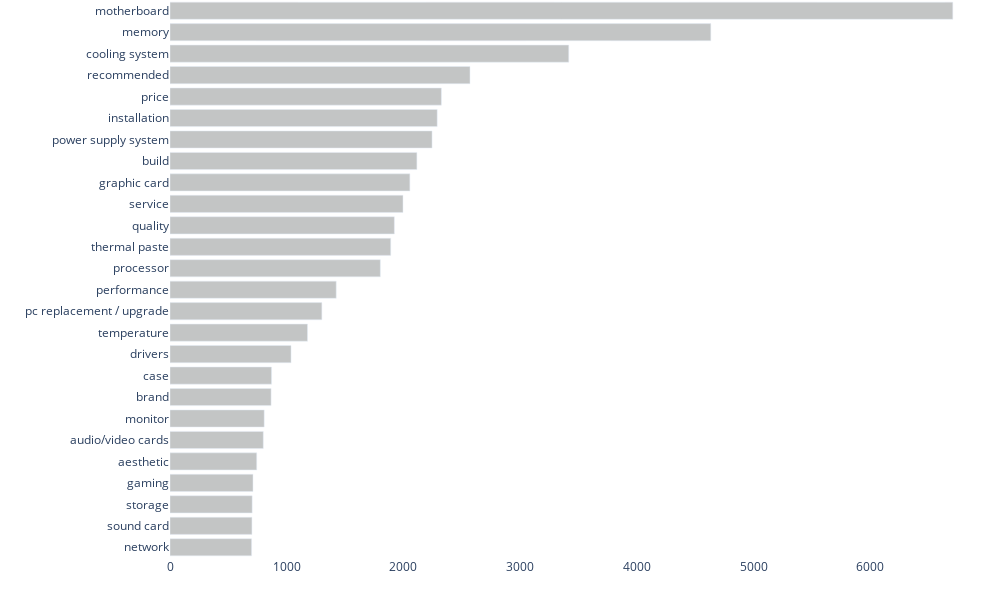

Notebook cell for this chart:
### Markdown cell above
## Topics

### Code cell
count = Counter()
for x in reviews_df["topics"].values:
    topics = set(["T" + str(y["topic"]) for y in x])
    count.update(topics)

topics_count = pd.DataFrame(count.items(), columns=["topic", "count"])
topics_count["topic"] = (
    topics_count["topic"].apply(lambda x: topic_mapping[x]).astype("category")
)
topics_count = pd.DataFrame(topics_count.groupby("topic")["count"].sum()).reset_index()

order = topics_count.sort_values(by="count", ascending=False)
order = order.reset_index()["topic"]

fig1 = px.bar(
    topics_count,
    y="topic",
    x="count",
    color_discrete_sequence=[secondary_color],
    category_orders=dict(topic=order),
    width=1000,
    height=600,
)
fig1.update_xaxes(showgrid=False, title_text="")
fig1.update_yaxes(showgrid=False, title_text="")
fig1.update_layout({"margin": dict(l=0, t=0, r=0, b=0)})

fig1.update_layout(
    {
        "plot_bgcolor": "rgba(0, 0, 0, 0)",
        "paper_bgcolor": "rgba(0, 0, 0, 0)",
    }
)

# cambiare colori editor per salvare il grafico
fig1.write_image("../output/topics.png")
fig1

fig1

### Figure 1 — Plotly figure (JSON) as saved in the notebook; plotly's stock layout.template omitted (floating-point values rounded to 4 significant figures)
{"data": [{"alignmentgroup": "True", "hovertemplate": "count=%{x}<br>topic=%{y}<extra></extra>", "legendgroup": "", "marker": {"color": "#C3C5C5", "pattern": {"shape": ""}}, "name": "", "offsetgroup": "", "orientation": "h", "showlegend": false, "textposition": "auto", "x": [743, 799, 866, 2115, 870, 3416, 1037, 711, 2055, 2289, 4633, 807, 6706, 699, 1301, 1424, 2245, 2325, 1802, 1922, 2570, 1996, 702, 704, 1178, 1891], "xaxis": "x", "y": ["aesthetic", "audio/video cards", "brand", "build", "case", "cooling system", "drivers", "gaming", "graphic card", "installation", "memory", "monitor", "motherboard", "network", "pc replacement / upgrade", "performance", "power supply system", "price", "processor", "quality", "recommended", "service", "sound card", "storage", "temperature", "thermal paste"], "yaxis": "y", "type": "bar"}], "layout": {"xaxis": {"anchor": "y", "domain": [0.0, 1.0], "title": {"text": ""}, "showgrid": false}, "yaxis": {"anchor": "x", "domain": [0.0, 1.0], "title": {"text": ""}, "categoryorder": "array", "categoryarray": ["network", "sound card", "storage", "gaming", "aesthetic", "audio/video cards", "monitor", "brand", "case", "drivers", "temperature", "pc replacement / upgrade", "performance", "processor", "thermal paste", "quality", "service", "graphic card", "build", "power supply system", "installation", "price", "recommended", "cooling system", "memory", "motherboard"], "showgrid": false}, "legend": {"tracegroupgap": 0}, "margin": {"t": 0, "l": 0, "r": 0, "b": 0}, "barmode": "relative", "height": 600, "width": 1000, "plot_bgcolor": "rgba(0, 0, 0, 0)", "paper_bgcolor": "rgba(0, 0, 0, 0)"}}
